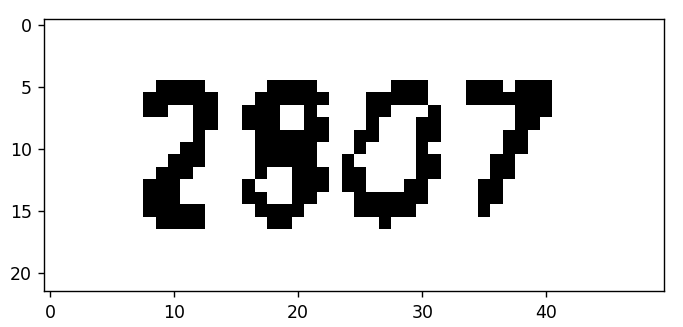
#> input picture image_rm/deal.png, 683 x 327 px
$ python -i '處理.py'   (imports and definitions only)
#> lines starting #> are read from the running program, lines starting #| are printed output that depends on the picture; after the words box and inside, x2 and y2 are one past the last pixel; in counts of white or black regions, pixels touching at a corner belong together
from PIL import Image
from PIL import ImageFilter #濾波
import pytesseract #OCR光學套件
from matplotlib import pyplot as plt
def deal(path):
#> called with path = 'image_rm/deal.png'
    pil_image = Image.open(path)
#> pil_image is the input picture: PIL image 683x327 RGBA; mean R, G, B, A 221.8, 221.8, 221.8, 255

    #濾波 #深度平滑濾波,會使得影象變得更加平滑
    pil_image = pil_image.filter(ImageFilter.SMOOTH_MORE)
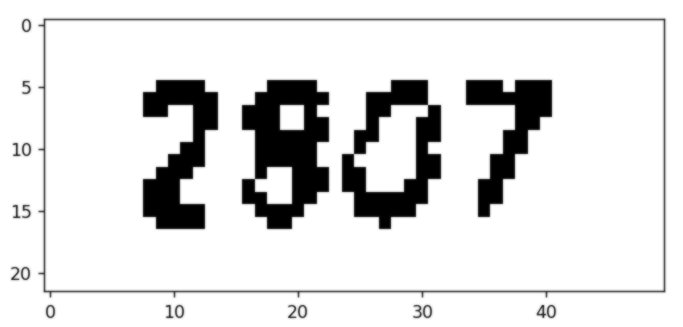
#> pil_image: PIL image 683x327 RGBA; mean R, G, B, A 221.8, 221.8, 221.8, 255
    # pil_image = pil_image.filter(ImageFilter.SMOOTH)
    # 灰度
    pil_image = pil_image.convert('L')
#> pil_image: PIL image 683x327 L
    #二值化
    threshhole = 129 #二值化
    table = []
    for i in range(256):
        if i < threshhole:
            table.append(0)
        else:
            table.append(1)
    pil_image = pil_image.point(table,'1')
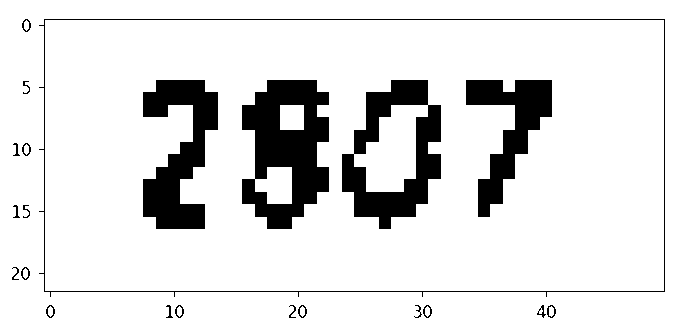
#> pil_image: PIL image 683x327 1; 87.3% white; 22 black regions, largest, box (x1, y1, x2, y2) and area: (242, 80, 329, 229) 8206, (342, 80, 441, 229) 6619, (143, 80, 218, 229) 6176
    # plt.imshow(pil_image, cmap='gray')
    # plt.show()

#> (the run stopped early here; a loop or call above may not have finished)
